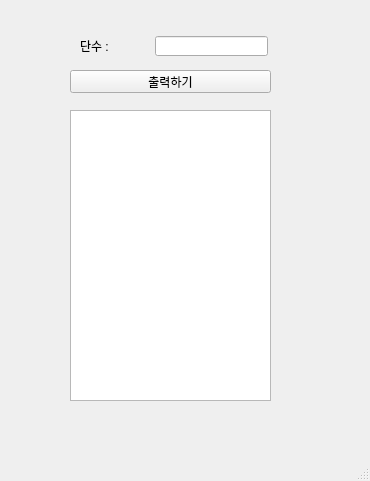
<?xml version="1.0" encoding="UTF-8"?>
<ui version="4.0">
 <class>MainWindow</class>
 <widget class="QMainWindow" name="MainWindow">
  <property name="geometry">
   <rect>
    <x>0</x>
    <y>0</y>
    <width>370</width>
    <height>481</height>
   </rect>
  </property>
  <property name="windowTitle">
   <string>MainWindow</string>
  </property>
  <widget class="QWidget" name="centralwidget">
   <widget class="QLineEdit" name="le">
    <property name="geometry">
     <rect>
      <x>155</x>
      <y>36</y>
      <width>113</width>
      <height>20</height>
     </rect>
    </property>
   </widget>
   <widget class="QLabel" name="lbl">
    <property name="geometry">
     <rect>
      <x>80</x>
      <y>40</y>
      <width>56</width>
      <height>12</height>
     </rect>
    </property>
    <property name="text">
     <string>단수 :</string>
    </property>
   </widget>
   <widget class="QPushButton" name="pb">
    <property name="geometry">
     <rect>
      <x>70</x>
      <y>70</y>
      <width>201</width>
      <height>23</height>
     </rect>
    </property>
    <property name="text">
     <string>출력하기</string>
    </property>
   </widget>
   <widget class="QPlainTextEdit" name="pte">
    <property name="geometry">
     <rect>
      <x>70</x>
      <y>110</y>
      <width>201</width>
      <height>291</height>
     </rect>
    </property>
   </widget>
  </widget>
  <widget class="QMenuBar" name="menubar">
   <property name="geometry">
    <rect>
     <x>0</x>
     <y>0</y>
     <width>370</width>
     <height>21</height>
    </rect>
   </property>
  </widget>
  <widget class="QStatusBar" name="statusbar"/>
 </widget>
 <resources/>
 <connections/>
</ui>
